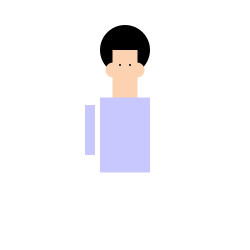
Frame 1 (no input)
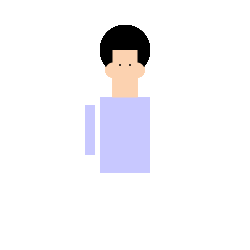
Frame 60 (the mouse pressed at the canvas centre just before this capture)
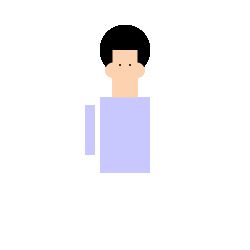
Frame 120 (the mouse held since frame 60 and released just before this capture)

The Processing sketch that drew these frames (run headless with seeded random() and noise(); from frame 60 on, the mouse is pressed at the canvas centre):

// Processing sketch: Early_Start
// ── Early_Start.pde
float g = 210;
float b = 176;
void setup() {
  background(255);
  size(250, 250); 
  noStroke();
  rectMode(CENTER);
}

void draw() {
  //HEAD//
  fill(0);
  //Hair
  ellipse(width/2, 50, 50, 50);
  fill(252, g, b);
  //Left Ear
  ellipse(width/2-12, 70, 15, 15);
  //Right Ear
  ellipse(width/2+12, 70, 15, 15);
  //Face
  rect(width/2, 75, 25, 50);
  fill(0);
  //Eyes
  ellipse(width/2-5, 65, 2, 2);
  ellipse(width/2+5, 65, 2, 2);
  //----//
  //BODY//
  fill(200,200,255);
  //Chest
  rect(width/2,135,50,75);
  //Left Arm
  rect(width/2-35,130,10,50);
}
// ── Survivor.pde
class Survivor {
  //Properties//
  //Character Positioning
  int x;
  int y;
  //Skin Color
  float r ;
  float g ;
  float b ;
  color skinColor;
  //Constructor//
  Survivor(int newX, int newY) {
    x = newX;
    y = newY;
    r = 252;
    g = 210;
    b = 176;
    skinColor = color(r, g, b);
  }
  //Random Generation Methods//
  
}
